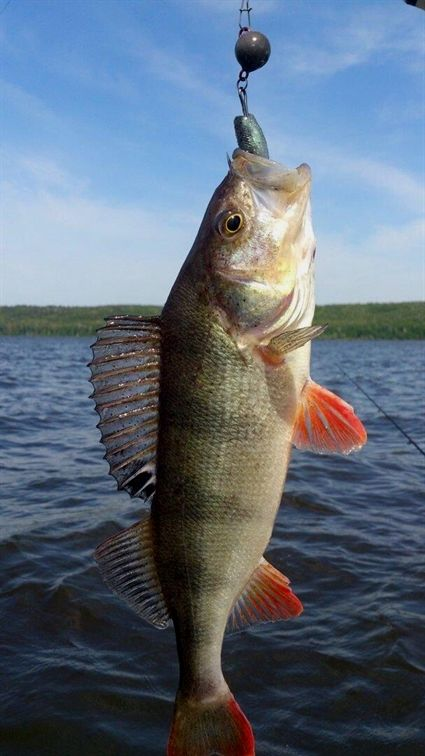
#> input picture fishing/apps/mobile/assets/hero/1.jpg, 425 x 756 px
$ python -i keypoints.py   (imports and definitions only)
#> lines starting #> are read from the running program, lines starting #| are printed output that depends on the picture; after the words box and inside, x2 and y2 are one past the last pixel; in counts of white or black regions, pixels touching at a corner belong together
### fishing/ai/app/ruler.py
from __future__ import annotations

from dataclasses import dataclass

import cv2
import numpy as np


@dataclass
class RulerResult:
    detected: bool
    length_cm: float | None = None
    start_px: int | None = None
    end_px: int | None = None
    px_per_cm: float | None = None
    fish_bbox: tuple[int, int, int, int] | None = None


def _longest_horizontal_line(lines: np.ndarray, min_length: int = 80) -> tuple[int, int, int, int] | None:
    best = None
    best_len = 0
    for line in lines:
        x1, y1, x2, y2 = line[0]
        if abs(y2 - y1) > 12:
            continue
        length = abs(x2 - x1)
        if length > best_len and length >= min_length:
            best_len = length
            best = (min(x1, x2), y1, max(x1, x2), y2)
    return best


def _detect_tick_positions(gray: np.ndarray, x1: int, x2: int, y: int) -> list[int]:
    h, w = gray.shape
    y0 = max(0, y - 20)
    y1 = min(h, y + 20)
    x0 = max(0, x1)
    x1b = min(w, x2)
    region = gray[y0:y1, x0:x1b]
    if region.size == 0:
        return []

    edges = cv2.Canny(region, 40, 120)
    kernel = np.ones((5, 1), np.uint8)
    vertical = cv2.morphologyEx(edges, cv2.MORPH_OPEN, kernel)
    contours, _ = cv2.findContours(vertical, cv2.RETR_EXTERNAL, cv2.CHAIN_APPROX_SIMPLE)

    ticks: list[int] = []
    for contour in contours:
        bx, _, bw, bh = cv2.boundingRect(contour)
        if bh >= 4 and 1 <= bw <= 8:
            ticks.append(x0 + bx + bw // 2)

    return sorted(set(ticks))


def _estimate_px_per_cm(ticks: list[int]) -> float | None:
    if len(ticks) < 3:
        return None

    gaps = [ticks[i + 1] - ticks[i] for i in range(len(ticks) - 1)]
    gaps = [g for g in gaps if 2 <= g <= 40]
    if len(gaps) < 2:
        return None

    median_gap = float(np.median(gaps))
    if median_gap <= 0:
        return None
    return median_gap


def _find_fish_bbox(img: np.ndarray, ruler_y: int) -> tuple[int, int, int, int] | None:
    h, w = img.shape[:2]
    gray = cv2.cvtColor(img, cv2.COLOR_BGR2GRAY)
    blur = cv2.GaussianBlur(gray, (5, 5), 0)
    _, binary = cv2.threshold(blur, 0, 255, cv2.THRESH_BINARY_INV + cv2.THRESH_OTSU)

    y_top = max(0, ruler_y - int(h * 0.45))
    y_bottom = min(h, ruler_y + int(h * 0.1))
    roi = binary[y_top:y_bottom, :]

    contours, _ = cv2.findContours(roi, cv2.RETR_EXTERNAL, cv2.CHAIN_APPROX_SIMPLE)
    best = None
    best_score = 0.0

    for contour in contours:
        bx, by, bw, bh = cv2.boundingRect(contour)
        area = bw * bh
        if area < w * h * 0.01:
            continue
        aspect = bw / max(bh, 1)
        if aspect < 1.8:
            continue
        score = area * min(aspect, 6)
        if score > best_score:
            best_score = score
            best = (bx, y_top + by, bx + bw, y_top + by + bh)

    return best


def detect_ruler_and_length(image_bgr: np.ndarray) -> RulerResult:
    gray = cv2.cvtColor(image_bgr, cv2.COLOR_BGR2GRAY)
    blur = cv2.GaussianBlur(gray, (5, 5), 0)
    _, bright = cv2.threshold(blur, 185, 255, cv2.THRESH_BINARY)
    edges = cv2.Canny(bright, 40, 120)
    lines = cv2.HoughLinesP(
        edges,
        rho=1,
        theta=np.pi / 180,
        threshold=70,
        minLineLength=80,
        maxLineGap=12,
    )

    if lines is None:
        return RulerResult(detected=False)

    ruler = _longest_horizontal_line(lines)
    if ruler is None:
        return RulerResult(detected=False)

    x1, y1, x2, y2 = ruler
    ticks = _detect_tick_positions(gray, x1, x2, (y1 + y2) // 2)
    px_per_cm = _estimate_px_per_cm(ticks)

    fish_bbox = _find_fish_bbox(image_bgr, y1)
    if px_per_cm is None or fish_bbox is None:
        return RulerResult(detected=False, fish_bbox=fish_bbox)

    fx1, _, fx2, _ = fish_bbox
    fish_px = max(1, fx2 - fx1)
    length_cm = round(fish_px / px_per_cm, 1)

    if length_cm < 5 or length_cm > 250:
        return RulerResult(detected=False, fish_bbox=fish_bbox)

    return RulerResult(
        detected=True,
        length_cm=length_cm,
        start_px=fx1,
        end_px=fx2,
        px_per_cm=px_per_cm,
        fish_bbox=fish_bbox,
    )

### fishing/ai/app/keypoints.py
from __future__ import annotations

from dataclasses import dataclass

import cv2
import numpy as np


@dataclass
class KeypointResult:
    head_x: float
    head_y: float
    tail_x: float
    tail_y: float
    confidence: float
    method: str
    image_width: int
    image_height: int


def _largest_contour_mask(image_bgr: np.ndarray) -> np.ndarray | None:
    """Heuristic fish blob via saturation + adaptive threshold."""
    hsv = cv2.cvtColor(image_bgr, cv2.COLOR_BGR2HSV)
    sat = hsv[:, :, 1]
    val = hsv[:, :, 2]
    # Suppress bright specular highlights and very dark bg
    mask = cv2.inRange(hsv, (0, 40, 40), (180, 255, 220))
    mask = cv2.bitwise_and(mask, cv2.threshold(sat, 35, 255, cv2.THRESH_BINARY)[1])
    mask = cv2.bitwise_and(mask, cv2.threshold(val, 30, 255, cv2.THRESH_BINARY)[1])
    kernel = cv2.getStructuringElement(cv2.MORPH_ELLIPSE, (9, 9))
    mask = cv2.morphologyEx(mask, cv2.MORPH_CLOSE, kernel, iterations=2)
    mask = cv2.morphologyEx(mask, cv2.MORPH_OPEN, kernel, iterations=1)

    contours, _ = cv2.findContours(mask, cv2.RETR_EXTERNAL, cv2.CHAIN_APPROX_SIMPLE)
    if not contours:
        return None

    h, w = image_bgr.shape[:2]
    min_area = (h * w) * 0.01
    candidates = [c for c in contours if cv2.contourArea(c) >= min_area]
    if not candidates:
        candidates = contours

    largest = max(candidates, key=cv2.contourArea)
    out = np.zeros((h, w), dtype=np.uint8)
    cv2.drawContours(out, [largest], -1, 255, thickness=-1)
    return out


def _endpoints_from_mask(mask: np.ndarray) -> tuple[tuple[float, float], tuple[float, float], float]:
    ys, xs = np.where(mask > 0)
    if len(xs) < 10:
        raise ValueError("물고기 영역이 너무 작습니다.")

    pts = np.column_stack([xs.astype(np.float32), ys.astype(np.float32)])
    mean = pts.mean(axis=0)
    centered = pts - mean
    cov = np.cov(centered.T)
    eigvals, eigvecs = np.linalg.eigh(cov)
    axis = eigvecs[:, int(np.argmax(eigvals))]
    projections = centered @ axis
    i_min = int(np.argmin(projections))
    i_max = int(np.argmax(projections))
    a = (float(pts[i_min, 0]), float(pts[i_min, 1]))
    b = (float(pts[i_max, 0]), float(pts[i_max, 1]))

    # Prefer "head" as the end with higher local edge energy (mouth/eye region often sharper),
    # fallback: leftmost as head for horizontal fish.
    def local_energy(p: tuple[float, float]) -> float:
        x, y = int(p[0]), int(p[1])
        x0, x1 = max(0, x - 12), min(mask.shape[1], x + 13)
        y0, y1 = max(0, y - 12), min(mask.shape[0], y + 13)
        patch = mask[y0:y1, x0:x1]
        return float(cv2.Canny(patch, 50, 150).mean()) if patch.size else 0.0

    if local_energy(a) >= local_energy(b):
        head, tail = a, b
    else:
        head, tail = b, a

    # Confidence from elongation of PCA axis
    elongation = float(eigvals.max() / max(eigvals.min(), 1e-6))
    confidence = float(np.clip(np.log1p(elongation) / 4.0, 0.35, 0.92))
    return head, tail, confidence


def detect_keypoints(image_bgr: np.ndarray) -> KeypointResult:
    """Detect head/tail tips. Uses ruler fish_bbox crop when available, else full-frame contour."""
    from .ruler import detect_ruler_and_length

    h, w = image_bgr.shape[:2]
    ruler = detect_ruler_and_length(image_bgr)
    method = "contour-pca-v1"

    if ruler.fish_bbox is not None:
        x1, y1, x2, y2 = ruler.fish_bbox
        crop = image_bgr[y1:y2, x1:x2]
        mask = _largest_contour_mask(crop)
        if mask is not None:
            head, tail, confidence = _endpoints_from_mask(mask)
            head = (head[0] + x1, head[1] + y1)
            tail = (tail[0] + x1, tail[1] + y1)
            method = "bbox-contour-pca-v1"
            return KeypointResult(
                head_x=head[0],
                head_y=head[1],
                tail_x=tail[0],
                tail_y=tail[1],
                confidence=min(0.95, confidence + 0.05),
                method=method,
                image_width=w,
                image_height=h,
            )

    mask = _largest_contour_mask(image_bgr)
    if mask is None:
        raise ValueError("물고기 실루엣을 찾지 못했습니다. 배경을 단순하게 하고 다시 촬영하세요.")

    head, tail, confidence = _endpoints_from_mask(mask)
    return KeypointResult(
        head_x=head[0],
        head_y=head[1],
        tail_x=tail[0],
        tail_y=tail[1],
        confidence=confidence,
        method=method,
        image_width=w,
        image_height=h,
    )

>>> import cv2
>>> picture = cv2.imread('../../apps/mobile/assets/hero/1.jpg')
#> picture is the input picture: shape (756, 425, 3); mean B, G, R 124.6, 108.9, 95.7
>>> result = detect_keypoints(picture)
#> in detect_ruler_and_length, `gray = cv2.cvtColor(image_bgr, cv2.COLOR_BGR2GRAY)`:
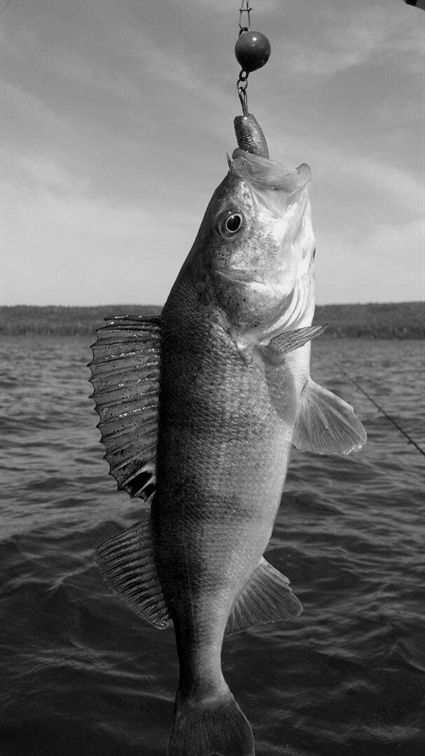
#> gray: shape (756, 425); min 0, max 252, mean 106.7
#> in detect_ruler_and_length, `_, bright = cv2.threshold(blur, 185, 255, cv2.THRESH_BINARY)`:
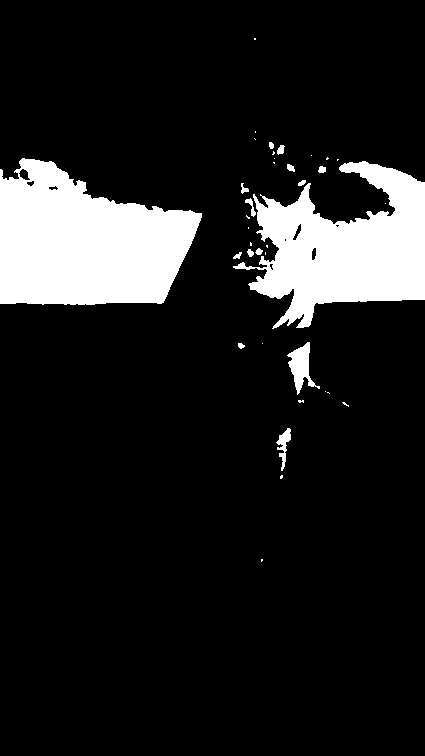
#> bright: shape (756, 425); 12.5% white; 37 white regions (22 under 20 px), largest, box (x1, y1, x2, y2) and area: (0, 158, 202, 305) 21202, (233, 161, 425, 329) 17382, (287, 342, 320, 395) 735
#> in detect_ruler_and_length, `edges = cv2.Canny(bright, 40, 120)`:
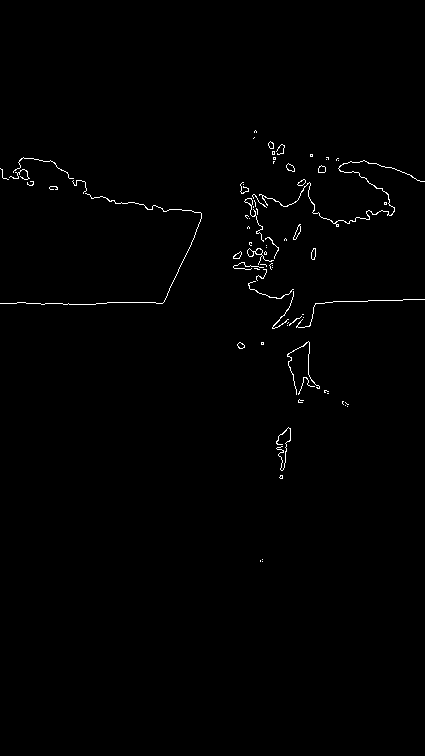
#> edges: shape (756, 425); 0.73% white in thin lines or dots, all inside (x1, y1, x2, y2) = (0, 130, 425, 562)
#> in detect_ruler_and_length, `lines = cv2.HoughLinesP( edges, rho=1, theta=np.pi / 180, threshold=70..`: lines = [[325, 302, 423, 299]]
#> the loop in _longest_horizontal_line, `for line in lines:` made 1 pass
#> (x1, y1, x2, y2, length, best_len) on pass 1: (325, 302, 423, 299, 98, 98)
#> after the loop in _longest_horizontal_line, `for line in lines:`: best_len = 98
#> in detect_ruler_and_length, `ruler = _longest_horizontal_line(lines)`: ruler = (325, 302, 423, 299)
#> in detect_ruler_and_length, `x1, y1, x2, y2 = ruler`: x1 = 325; y1 = 302; x2 = 423; y2 = 299
#> in _detect_tick_positions, `y0 = max(0, y - 20)`: y0 = 280
#> in _detect_tick_positions, `y1 = min(h, y + 20)`: y1 = 320
#> in _detect_tick_positions, `x0 = max(0, x1)`: x0 = 325
#> in _detect_tick_positions, `x1b = min(w, x2)`: x1b = 423
#> in _detect_tick_positions, `edges = cv2.Canny(region, 40, 120)`:
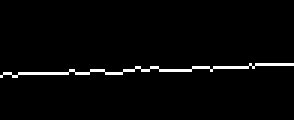
#> edges: shape (40, 98) (shown 3 times larger); 2.5% white in thin lines or dots, all inside (x1, y1, x2, y2) = (0, 21, 98, 26)
#> in _detect_tick_positions, `vertical = cv2.morphologyEx(edges, cv2.MORPH_OPEN, kernel)`: vertical: shape (40, 98); every value is 0
#> in _detect_tick_positions, `contours, _ = cv2.findContours(vertical, cv2.RETR_EXTERNAL, cv2.CHAIN_..`: contours = []
#> in _find_fish_bbox, `_, binary = cv2.threshold(blur, 0, 255, cv2.THRESH_BINARY_INV + cv2.TH..`:
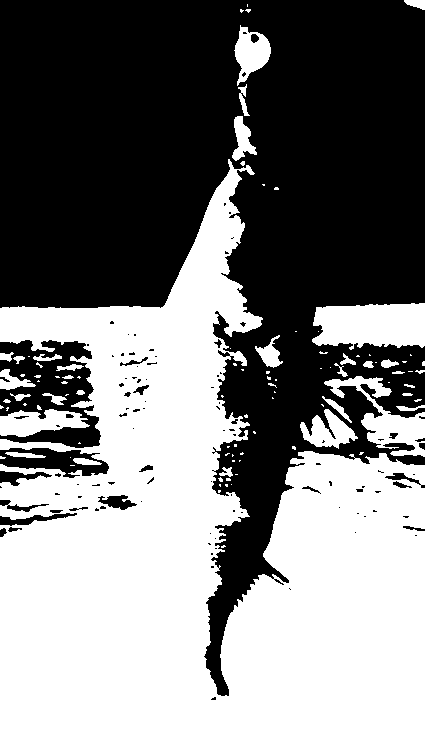
#> binary: shape (756, 425); 49.8% white; 100 white regions (67 under 20 px), largest, box (x1, y1, x2, y2) and area: (0, 159, 425, 756) 145086, (312, 303, 425, 350) 4384, (324, 376, 425, 457) 2688
#> in _find_fish_bbox, `y_top = max(0, ruler_y - int(h * 0.45))`: y_top = 0
#> in _find_fish_bbox, `y_bottom = min(h, ruler_y + int(h * 0.1))`: y_bottom = 377
#> in _find_fish_bbox, `roi = binary[y_top:y_bottom, :]`:
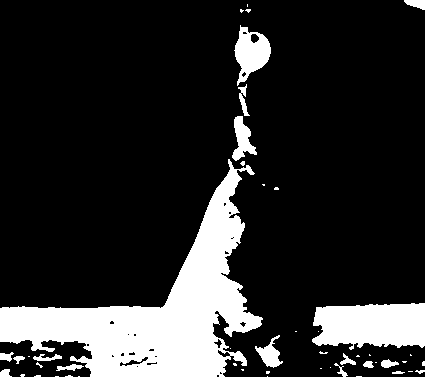
#> roi: shape (377, 425); 16.8% white; 49 white regions (31 under 20 px)
#> in _find_fish_bbox, `contours, _ = cv2.findContours(roi, cv2.RETR_EXTERNAL, cv2.CHAIN_APPRO..`: contours = 49 contours, 33 with area under 20; largest, box (x1, y1, x2, y2) and area: (0, 159, 263, 377) 18762, (312, 303, 425, 350) 4216, (234, 25, 271, 86) 1231, (232, 116, 257, 161) 508, (255, 335, 283, 368) 353
#> the loop in _find_fish_bbox, `for contour in contours:` made 49 passes
#> (bx, by, bw, bh, area, aspect, score, best_score) on pass 38: (312, 303, 113, 47, 5311, 2.4, 12769, 12769)
#> (bx, by, bw, bh, area) on passes 9, 11, 13, 16, 17, 20: (392, 371, 13, 3, 39), (415, 370, 10, 4, 40), (0, 369, 12, 8, 96), (56, 364, 28, 7, 196), (334, 363, 14, 14, 196), (36, 362, 7, 6, 42)
#> after the loop in _find_fish_bbox, `for contour in contours:`: best_score = 12769
#> in detect_ruler_and_length, `fish_bbox = _find_fish_bbox(image_bgr, y1)`: fish_bbox = (312, 303, 425, 350)
#> in detect_keypoints, `x1, y1, x2, y2 = ruler.fish_bbox`: x1 = 312; y1 = 303; x2 = 425; y2 = 350
#> in _largest_contour_mask, `hsv = cv2.cvtColor(image_bgr, cv2.COLOR_BGR2HSV)`: hsv: shape (47, 113, 3); mean H, S, V 64, 71.9, 101.9
#> in _largest_contour_mask, `mask = cv2.inRange(hsv, (0, 40, 40), (180, 255, 220))`:
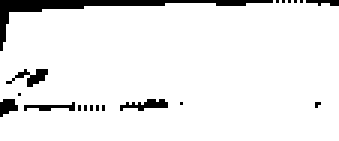
#> mask: shape (47, 113) (shown 3 times larger); 92.8% white; 19 black regions (14 under 20 px), largest, box (x1, y1, x2, y2) and area: (0, 0, 91, 17) 225, (2, 23, 16, 29) 36, (40, 33, 56, 37) 35, (0, 33, 6, 39) 25, (8, 34, 25, 37) 25
#> in _largest_contour_mask, `mask = cv2.morphologyEx(mask, cv2.MORPH_CLOSE, kernel, iterations=2)`: mask: shape (47, 113); every value is 255
#> in _largest_contour_mask, `contours, _ = cv2.findContours(mask, cv2.RETR_EXTERNAL, cv2.CHAIN_APPR..`: contours = [[[0, 0], [0, 46], [112, 46], [112, 0]]]
#> in _largest_contour_mask, `largest = max(candidates, key=cv2.contourArea)`: largest = [[0, 0], [0, 46], [112, 46], [112, 0]]
#> in _endpoints_from_mask, `ys, xs = np.where(mask > 0)`: ys = 5311 values from 0 to 46; xs = 5311 values, max 112 at index 112, min 0 at index 0, mean 56
#> in _endpoints_from_mask, `pts = np.column_stack([xs.astype(np.float32), ys.astype(np.float32)])`: pts = 5311 pairs, first value 0 to 112, second value 0 to 46
#> in _endpoints_from_mask, `mean = pts.mean(axis=0)`: mean = [56, 23]
#> in _endpoints_from_mask, `centered = pts - mean`: centered = 5311 pairs, first value -56 to 56, second value -23 to 23
#> in _endpoints_from_mask, `cov = np.cov(centered.T)`: cov = [[1064.2, 0], [0, 184]]
#> in _endpoints_from_mask, `eigvals, eigvecs = np.linalg.eigh(cov)`: eigvals = [184, 1064.2]; eigvecs = [[0, 1], [1, 0]]
#> in _endpoints_from_mask, `axis = eigvecs[:, int(np.argmax(eigvals))]`: axis = [1, 0]
#> in _endpoints_from_mask, `projections = centered @ axis`: projections = 5311 values, max 56 at index 112, min -56 at index 0, mean 0
#> in _endpoints_from_mask, `i_min = int(np.argmin(projections))`: i_min = 0
#> in _endpoints_from_mask, `i_max = int(np.argmax(projections))`: i_max = 112
#> in _endpoints_from_mask, `a = (float(pts[i_min, 0]), float(pts[i_min, 1]))`: a = (0, 0)
#> in _endpoints_from_mask, `b = (float(pts[i_max, 0]), float(pts[i_max, 1]))`: b = (112, 0)
#> in local_energy, `x, y = int(p[0]), int(p[1])`: x = 0
#> in local_energy, `x0, x1 = max(0, x - 12), min(mask.shape[1], x + 13)`: x1 = 13
#> in local_energy, `y0, y1 = max(0, y - 12), min(mask.shape[0], y + 13)`: y0 = 0; y1 = 13
#> in _endpoints_from_mask, `head, tail = a, b`: head = (0, 0); tail = (112, 0)
#> in _endpoints_from_mask, `elongation = float(eigvals.max() / max(eigvals.min(), 1e-6))`: elongation = 5.78
#> in _endpoints_from_mask, `confidence = float(np.clip(np.log1p(elongation) / 4.0, 0.35, 0.92))`: confidence = 0.479
#> in detect_keypoints, `head, tail, confidence = _endpoints_from_mask(mask)`: head = (0, 0); tail = (112, 0); confidence = 0.479
#> in detect_keypoints, `head = (head[0] + x1, head[1] + y1)`: head = (312, 303)
#> in detect_keypoints, `tail = (tail[0] + x1, tail[1] + y1)`: tail = (424, 303)

$ run again, on fishing/apps/mobile/assets/hero/3.jpg
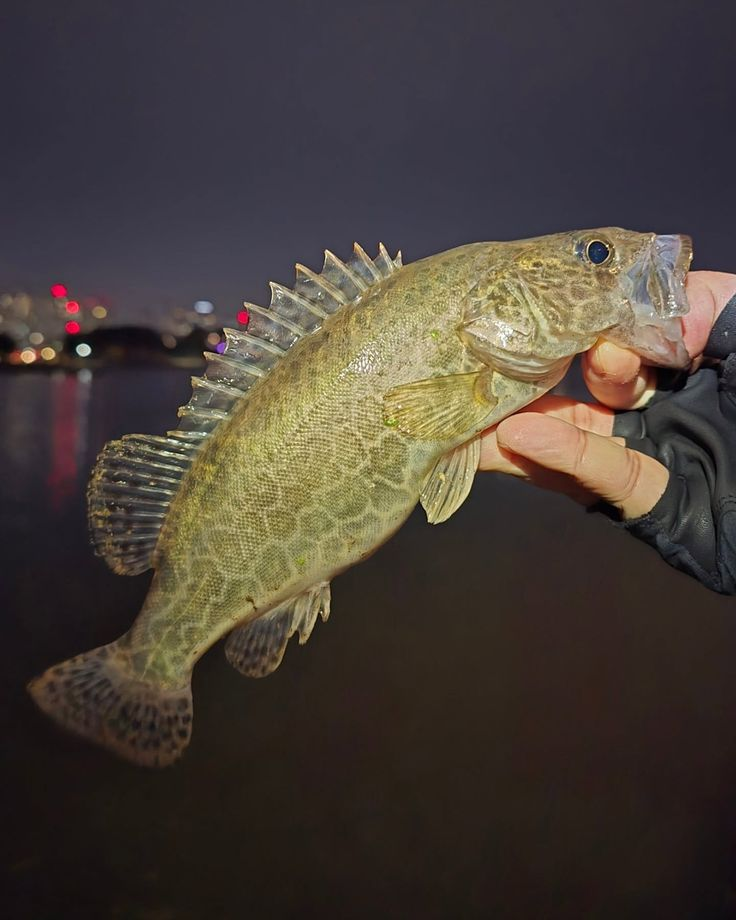
#> input picture fishing/apps/mobile/assets/hero/3.jpg, 736 x 920 px
#> picture is the input picture: shape (920, 736, 3); mean B, G, R 56.6, 63.5, 72
#> in detect_ruler_and_length, `_, bright = cv2.threshold(blur, 185, 255, cv2.THRESH_BINARY)`:
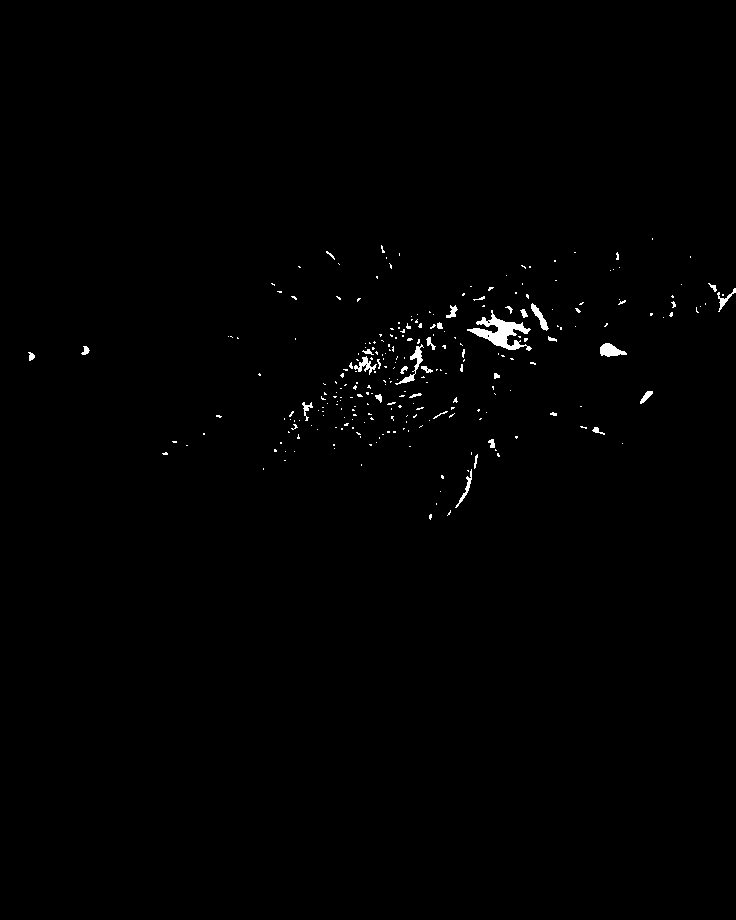
#> bright: shape (920, 736); 0.62% white; 264 white regions (232 under 20 px), largest, box (x1, y1, x2, y2) and area: (467, 310, 532, 351) 957, (395, 344, 424, 385) 236, (600, 343, 627, 357) 233
#> edges: shape (920, 736); 0.45% white in thin lines or dots, all inside (x1, y1, x2, y2) = (28, 237, 736, 520)
#> lines = None
#> hsv: shape (920, 736, 3); mean H, S, V 61.4, 75.9, 75.6
#> contours = 2 contours; box (x1, y1, x2, y2) and area: (0, 0, 736, 850) 529627, (15, 515, 28, 525) 88
#> candidates = 1 contour; box (x1, y1, x2, y2) and area: (0, 0, 736, 850) 529627
#> largest = contour of 1528 points, box (x1, y1, x2, y2) (0, 0, 736, 850), area 529627
#> out: shape (920, 736); 78.5% white; 6 black regions, box (x1, y1, x2, y2) and area: (0, 498, 736, 920) 127803, (616, 367, 736, 576) 14831, (0, 376, 47, 467) 2146, (720, 576, 736, 597) 297, (0, 335, 13, 356) 209, (0, 399, 10, 417) 141
#> pts = 531693 pairs, first value 0 to 735, second value 0 to 849
#> mean = [379.4, 377.5]
#> centered = 531693 pairs, first value -379.4 to 355.6, second value -377.5 to 471.5
#> cov = [[39890.6, 4960.4], [4960.4, 52565.6]]
#> eigvals = [38180.2, 54276.1]; eigvecs = [[-0.945, 0.326], [0.326, 0.945]]
#> axis = [0.326, 0.945]
#> i_min = 0
#> i_max = 531043
#> a = (0, 0)
#> b = (593, 833)
#> x = 0
#> x1 = 13
#> y0 = 0; y1 = 13
#> x = 593; y = 833
#> x0 = 581; x1 = 606
#> y0 = 821; y1 = 846
#> in local_energy (call 2), `patch = mask[y0:y1, x0:x1]`:
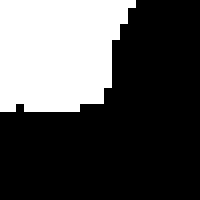
#> patch: shape (25, 25) (shown 8 times larger); 31.7% white; 1 white region, box (x1, y1, x2, y2) and area: (0, 0, 17, 14) 198
#> in _endpoints_from_mask, `head, tail = b, a`: head = (593, 833); tail = (0, 0)
#> elongation = 1.42
#> in _endpoints_from_mask, `confidence = float(np.clip(np.log1p(elongation) / 4.0, 0.35, 0.92))`: confidence = 0.35
#> in detect_keypoints, `head, tail, confidence = _endpoints_from_mask(mask)`: head = (593, 833); tail = (0, 0); confidence = 0.35
